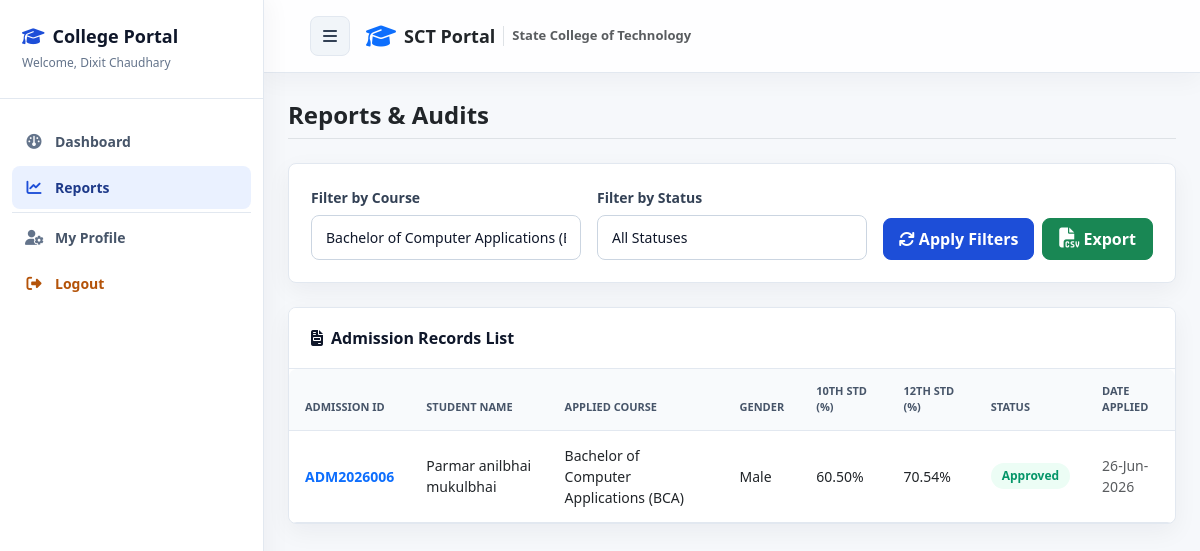
The app's page /admission/staff/reports.php?course_filter=2 (signed in) with its own data.
### tables this page shows
CREATE TABLE `students` (
  `student_id` int NOT NULL AUTO_INCREMENT,
  `user_id` int NOT NULL,
  `admission_no` varchar(20) NOT NULL,
  `full_name` varchar(100) DEFAULT NULL,
  `father_name` varchar(100) DEFAULT NULL,
  `mother_name` varchar(100) DEFAULT NULL,
  `gender` enum('Male','Female','Other') NOT NULL,
  `dob` date NOT NULL,
  `category` varchar(50) NOT NULL,
  `mobile` varchar(15) NOT NULL,
  `email` varchar(100) NOT NULL,
  `address` text NOT NULL,
  `city` varchar(50) NOT NULL,
  `state` varchar(50) NOT NULL,
  `pincode` varchar(10) NOT NULL,
  `tenth_percentage` decimal(5,2) NOT NULL,
  `twelfth_percentage` decimal(5,2) NOT NULL,
  `school_name` varchar(150) NOT NULL,
  `passing_year` int NOT NULL,
  `course_id` int DEFAULT NULL,
  `status` enum('Pending','Approved','Rejected') NOT NULL DEFAULT 'Pending',
  `is_submitted` tinyint(1) NOT NULL DEFAULT '0',
  `created_at` timestamp NOT NULL DEFAULT CURRENT_TIMESTAMP,
  `payment_status` enum('Unpaid','Paid') NOT NULL DEFAULT 'Unpaid',
  `transaction_id` varchar(100) DEFAULT NULL,
  PRIMARY KEY (`student_id`),
  UNIQUE KEY `admission_no` (`admission_no`),
  UNIQUE KEY `mobile` (`mobile`),
  UNIQUE KEY `email` (`email`),
  KEY `user_id` (`user_id`),
  KEY `course_id` (`course_id`),
  CONSTRAINT `students_ibfk_1` FOREIGN KEY (`user_id`) REFERENCES `users` (`user_id`) ON DELETE CASCADE,
  CONSTRAINT `students_ibfk_2` FOREIGN KEY (`course_id`) REFERENCES `courses` (`course_id`) ON DELETE SET NULL
);

CREATE TABLE `courses` (
  `course_id` int NOT NULL AUTO_INCREMENT,
  `course_name` varchar(100) NOT NULL,
  `department` varchar(100) NOT NULL,
  `semester` varchar(20) NOT NULL,
  `total_seats` int NOT NULL DEFAULT '60',
  PRIMARY KEY (`course_id`)
);

### admission/staff/reports.php (the view, shortened to what this page needs)
<?php
require_once '../includes/db_connect.php';
require_once '../includes/auth.php';
$course_filter = isset($_GET['course_filter']) ? trim($_GET['course_filter']) : '';
$status_filter = isset($_GET['status_filter']) ? trim($_GET['status_filter']) : '';
try {
    $courses = $pdo->query("SELECT * FROM courses ORDER BY course_name ASC")->fetchAll();
    $list_query = "
        SELECT s.*, c.course_name
        FROM students s
        LEFT JOIN courses c ON s.course_id = c.course_id
        WHERE s.is_submitted = 1
    ";
    $list_params = [];
    if (!empty($course_filter)) {
        $list_query .= " AND s.course_id = :course_filter";
        $list_params['course_filter'] = $course_filter;
    }
    $list_query .= " ORDER BY s.student_id DESC";
    $stmt = $pdo->prepare($list_query);
    $stmt->execute($list_params);
    $applicants = $stmt->fetchAll();
} catch (PDOException $e) {
    die("Database Error: " . $e->getMessage());
}
include '../includes/header.php';
?>
<div class="wrapper">
    <?php include '../includes/sidebar.php'; ?>
    <div id="content">
        <div class="container-fluid">
            <div class="card mb-4">
                <div class="card-body">
                    <form action="reports.php" method="GET" class="row g-3 align-items-end">
                        <div class="col-md-4">
                            <label for="course_filter" class="form-label">Filter by Course</label>
                            <select class="form-select form-control" id="course_filter" name="course_filter">
                                <?php foreach ($courses as $c): ?>
                                    <option value="<?php echo $c['course_id']; ?>" <?php echo ($course_filter == $c['course_id']) ? 'selected' : ''; ?>>
                                        <?php echo e($c['course_name']); ?>
                                    </option>
                                <?php endforeach; ?>
                            </select>
                        </div>
                        <div class="col-md-4">
                            <label for="status_filter" class="form-label">Filter by Status</label>
                            <select class="form-select form-control" id="status_filter" name="status_filter">
                                <option value="">All Statuses</option>
                            </select>
                        </div>
                        <div class="col-md-4 d-flex gap-2">
                            <button type="submit" class="btn btn-primary flex-grow-1 py-2">
                                <i class="fa-solid fa-arrows-rotate me-1"></i>Apply Filters
                            </button>
                            <a href="reports.php?course_filter=<?php echo $course_filter; ?>&status_filter=<?php echo $status_filter; ?>&export=csv" class="btn btn-success py-2 px-3" title="Export to CSV">
                                <i class="fa-solid fa-file-csv fs-5"></i> Export
                            </a>
                        </div>
                    </form>
                </div>
            </div>
            <div class="card">
                <div class="card-header">
                    <i class="fa-solid fa-file-invoice me-2"></i>Admission Records List
                </div>
                <div class="card-body p-0">
                    <div class="table-responsive">
                        <table class="table table align-middle">
                            <thead>
                                <tr>
                                    <th>Admission ID</th>
                                    <th>Student Name</th>
                                    <th>Applied Course</th>
                                    <th>Gender</th>
                                    <th>10th Std (%)</th>
                                    <th>12th Std (%)</th>
                                    <th>Status</th>
                                    <th>Date Applied</th>
                                </tr>
                            </thead>
                            <tbody>
                                <?php if (empty($applicants)): ?>
                                    <tr>
                                        <td colspan="8" class="text-center text-muted py-4">No matching applicants found.</td>
                                    </tr>
                                <?php else: ?>
                                    <?php foreach ($applicants as $app): ?>
                                        <tr>
                                            <td class="fw-bold text-primary"><?php echo e($app['admission_no']); ?></td>
                                            <td><?php echo e($app['full_name']); ?></td>
                                            <td><?php echo e($app['course_name']); ?></td>
                                            <td><?php echo e($app['gender']); ?></td>
                                            <td><?php echo e($app['tenth_percentage']); ?>%</td>
                                            <td><?php echo e($app['twelfth_percentage']); ?>%</td>
                                            <td>
                                                <?php if ($app['status'] === 'Pending'): ?>
                                                    <span class="badge badge-pending">Pending</span>
                                                <?php elseif ($app['status'] === 'Approved'): ?>
                                                    <span class="badge badge-approved">Approved</span>
                                                <?php elseif ($app['status'] === 'Rejected'): ?>
                                                    <span class="badge badge-rejected">Rejected</span>
                                                <?php endif; ?>
                                            </td>
                                            <td class="small text-muted"><?php echo date('d-M-Y', strtotime($app['created_at'])); ?></td>
                                        </tr>
                                    <?php endforeach; ?>
                                <?php endif; ?>
                            </tbody>
                        </table>
                    </div>
                </div>
            </div>
        </div>
    </div>
</div>
<?php include '../includes/footer.php'; ?>

### admission/assets/css/style.css (style rules this page uses)
:root { --primary: #1d4ed8; --primary-dark: #1e3a8a; --teal: #0f766e; --amber: #b45309; --danger: #dc2626; --success: #059669; --warning: #d97706; --slate-950: #0f172a; --slate-800: #1e293b; --slate-700: #334155; --slate-600: #475569; --slate-500: #64748b; --slate-300: #cbd5e1; --slate-200: #e2e8f0; --slate-100: #f1f5f9; --slate-50: #f8fafc; --white: #ffffff; --radius: 8px; --shadow: 0 14px 34px rgba(15, 23, 42, 0.08); --soft-shadow: 0 8px 24px rgba(15, 23, 42, 0.05); --transition: 180ms ease; }
* { letter-spacing: 0; }
body { margin: 0; font-family: system-ui, -apple-system, BlinkMacSystemFont, "Segoe UI", Roboto, Helvetica, Arial, sans-serif; background: #f6f8fb; color: var(--slate-800); font-size: 15px; overflow-x: hidden; }
a { color: var(--primary); }
.wrapper { display: flex; width: 100%; min-height: 100vh; position: relative; }
#content { flex: 1; min-width: 0; width: 0; min-height: 100vh; background: #f6f8fb; transition: margin var(--transition); }
.container-fluid { padding-left: 24px; padding-right: 24px; }
.card { background: var(--white); border: 1px solid var(--slate-200); border-radius: var(--radius); box-shadow: var(--soft-shadow); margin-bottom: 24px; overflow: hidden; }
.card-header { background: var(--white); border-bottom: 1px solid var(--slate-200); color: var(--slate-950); font-size: 16px; font-weight: 800; padding: 18px 22px; }
.card-body { padding: 22px; }
.form-control, .form-select { background: var(--white); border: 1px solid var(--slate-300); border-radius: var(--radius); color: var(--slate-950); font-size: 14px; padding: 11px 14px; }
.form-label { color: var(--slate-700); font-size: 14px; font-weight: 700; margin-bottom: 7px; }
.btn { border-radius: var(--radius); font-weight: 700; }
.btn-primary { background: var(--primary); border-color: var(--primary); }
.badge { border-radius: 999px; font-size: 12px; font-weight: 800; padding: 7px 11px; }
.badge-approved { background: #ecfdf5; color: var(--success); }
.table { color: var(--slate-700); margin-bottom: 0; }
.table th { background: var(--slate-50); border-bottom: 1px solid var(--slate-200); color: var(--slate-600); font-size: 11px; font-weight: 800; padding: 14px 16px; text-transform: uppercase; }
.table td { border-bottom: 1px solid var(--slate-200); font-size: 14px; padding: 14px 16px; vertical-align: middle; }
.table-responsive { border-radius: var(--radius); }
.table-responsive { width: 100%; overflow-x: auto; -webkit-overflow-scrolling: touch; border-radius: var(--radius); }

### records on screen
students: admission_no "ADM2026006", full_name "Parmar anilbhai mukulbhai", course.course_name "Bachelor of Computer Applications (BCA)", gender "Male", tenth_percentage "60.50", twelfth_percentage "70.54", status "Approved", created_at "26-Jun-2026"

### other values on screen
$user_name "Dixit Chaudhary"
$item['label'] "Dashboard"
$item['label'] "Reports"
$title "Reports & Audits"
form field course_filter "Bachelor of Computer Applications (BCA)"
